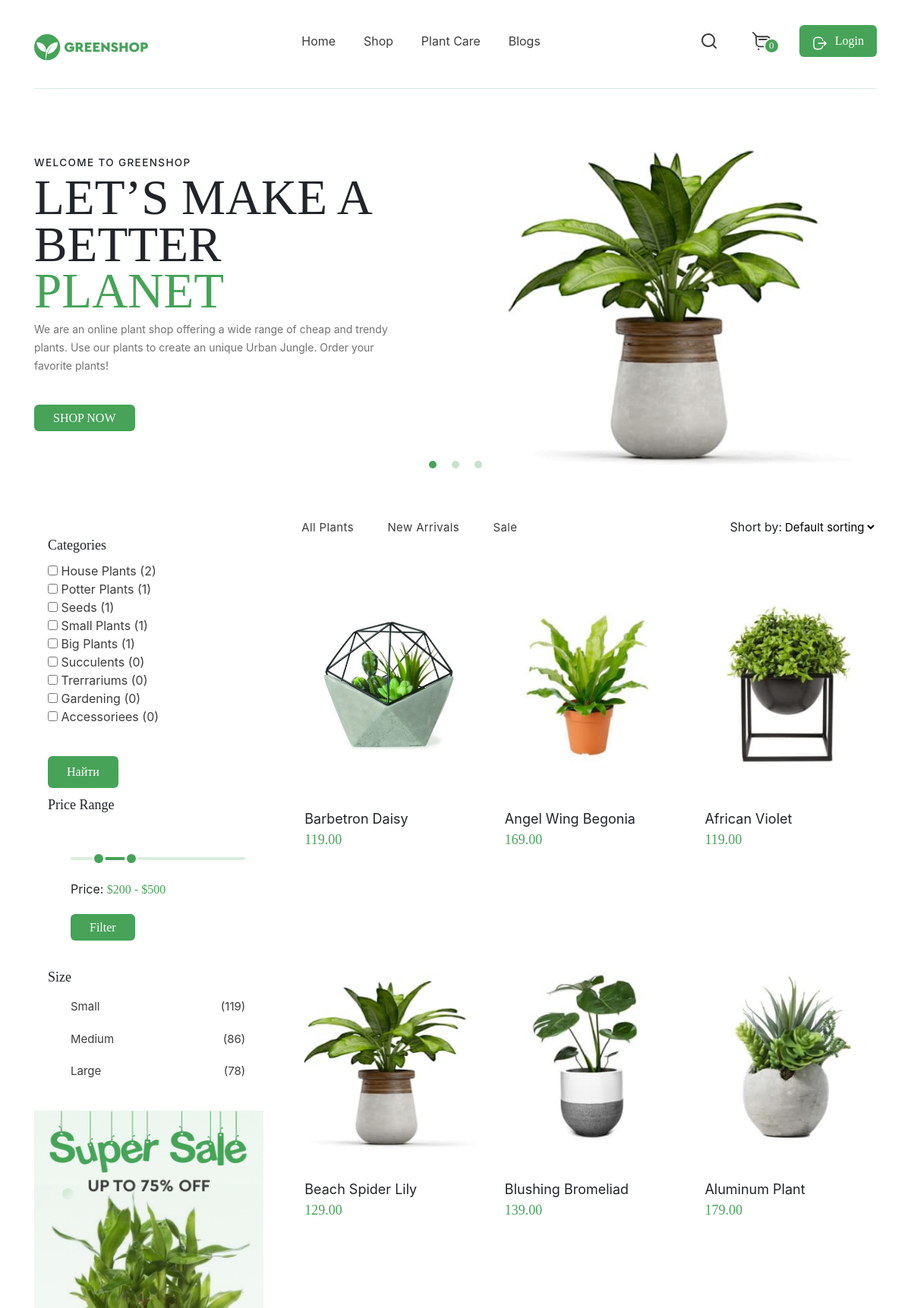
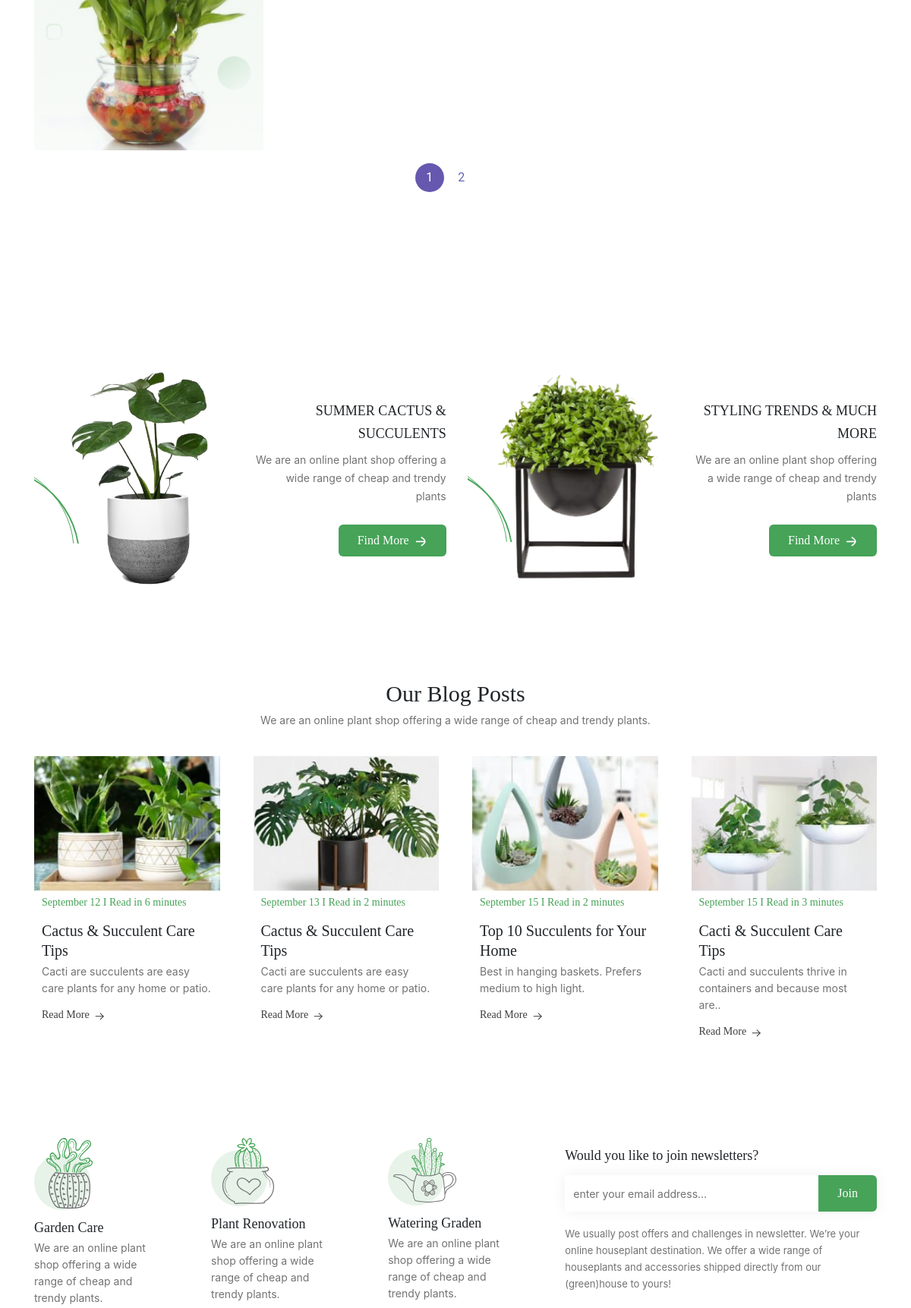
Page /ru/ (upper part) on the committed database (2 pictures, top to bottom).
### store/models.py (models this page shows, shortened)
class Category(models.Model):
    name = models.CharField("Категория", max_length=150)
    url = models.SlugField(max_length=120, unique=True)
    class Meta:
        verbose_name = "Категория"
        verbose_name_plural = "Категории"

class Flowers(models.Model):
    title = models.TextField("Название", max_length=250, blank=True)
    price = models.CharField("Цена", max_length=50, blank=True)
    img = models.ImageField("Изоброжения", upload_to="flowers/")
    description = models.TextField("Описание", max_length=500, blank=True)
    url = models.SlugField(max_length=130, unique=True)
    category = models.ForeignKey(
        Category, verbose_name="Категория", on_delete=models.SET_NULL, null=True
    )
    def get_absolute_url(self):
        return reverse("flowers_detail", kwargs={"slug": self.url})
    class Meta:
        verbose_name = 'Растения'
        verbose_name_plural = 'Растения'

### store/views.py (the view)
# urls.py: path("", views.FlowersView.as_view(), name='home'),
class FlowersView(CategoryFilter, ListView, Counter):
    model = Flowers
    queryset = Flowers.objects.all()
    paginate_by = 6

### store/views.py (called while the page is built)
    def increment(self):
        self.count += 1
        return ''

    def update_count(self):
        self.count = 0
        return ''

    def get_category(self):
        return Category.objects.all()

### templates/store/flowers_list.html (shortened to what this page needs)
{% extends 'base.html' %}
{% load static %}
{% block content  %}
    <main class="main">
        <section class="slider">
            <div class="container">
                <div class="slider__inner">
                    <div class="slider__item">
                        <div class="slider__text-container">
                            <h3 class="slider__text">Welcome to GreenShop</h3>
                            <h1 class="slider__title">LET’S MAKE A BETTER <span class="highlight">PLANET</span></h1>
                            <p class="slider__subtitle">We are an online plant shop offering a wide range of cheap and trendy plants. Use our plants to create an unique Urban Jungle. Order your favorite plants!</p>
                            <a href="s" class="slider__button button">SHOP NOW</a>
                        </div>
                        <img src="{% static 'images/sliderPlant.jpg' %}" alt="" class="slider__img">
                    </div>
                </div>
            </div>
        </section>
        <section class="product-menu">
            <div class="container">
                <div class="product-menu__inner">
                    <aside class="filter-bar">
                        <form action="{% url 'filter' %}" method="get" name="filter">
                            <div class="filter-bar__wrapper" id="filter-bar__wrapper">
                                <div class="filter-bar__category">
                                    <h3 class="filter-bar__title">Categories</h3>
                                    <ul class="filter-bar__list">
                                    {% for category in view.get_category %}
                                        <li class="filter-barlist-item">
                                            <input type="checkbox" class="checked" name="category" value="{{ category.id }}">
                                            <a href="" class="filter-barlist-link">
                                              {{ category.name }}
                                                <span class="filter-bar__list-counter">{{ view.count }}</span>
                                            </a>
                                        </li>
                                    {% endfor %}
                                    </ul>
                                </div>
                                <button type="submit" class="filter-bar__button button">Найти</button>
                                <div class="filter-bar__category">
                                    <h3 class="filter-bar__title">Price Range</h3>
                                    <div class="filter-bar__slider">
                                        <p class="filter-bar__price">Price: <span class="filter-bar__price-highlight highlight">$200 - $500</span></p>
                                        <a href="#" class="filter-bar__button button">Filter</a>
                                    </div>
                                </div>
                                <div class="filter-bar__category">
                                    <h3 class="filter-bar__title">Size</h3>
                                    <ul class="filter-bar__list">
                                            <li class="filter-bar__list-item">
                                                <a href="#" class="filter-bar__list-link">
                                                    Small<span class="filter-bar__list-counter">119</span>
                                                </a>
                                            </li>
                                            <li class="filter-bar__list-item">
                                                <a href="#" class="filter-bar__list-link">
                                                    Medium<span class="filter-bar__list-counter">86</span>
                                                </a>
                                            </li>
                                            <li class="filter-bar__list-item">
                                                <a href="#" class="filter-bar__list-link">
                                                    Large<span class="filter-bar__list-counter">78</span>
                                                </a>
                                            </li>
                                    </ul>
                                </div>
                            </div>
                        </form>
                        <a href="#" class="filter-bar__sale">
                            <img src="{% static 'images/Sale.png' %}" alt="Sale" class="filter-bar__img">
                        </a>
                    </aside>
                    <div class="product">
                        <div class="sort-type">
                            <ul class="sort-type__list">
                                <li class="sort-type__list-item">
                                    <a href="#" class="sort-type__list-link">All Plants</a>
                                </li>
                                <li class="sort-type__list-item">
                                    <a href="#" class="sort-type__list-link">New Arrivals</a>
                                </li>
                                <li class="sort-type__list-item">
                                    <a href="#" class="sort-type__list-link">Sale</a>
                                </li>
                            </ul>
                            <p class="sort-type__select-title">Short by:
                                <select name="sort-by" id="sort-type__select" class="sort-type__select">
                                    <option value="1">Default sorting</option>
                                </select>
                            </p>
                        </div>
                        <div class="product__wrapper">
                            {% for flower in flowers_list %}
                            <div class="product-item">
                                <a href="{{ flower.get_absolute_url }}" class="product-item__img-wrapper">
                                    <img src="{{ flower.img.url }}" alt="Plant" class="product-item__img">
                                </a>
                                <div class="product-item__text">
                                        <p class="product-item__title">{{ flower.title }}</p>
                                        <p class="product-item__price">
                                            {{ flower.price }}
                                        </p>
                                </div>
                            </div>
                            {% endfor %}
                        <div class="page-counter">
                            <ul class="page-counter__list">
                                    <div class="grid-img-right mt-4 text-right bg bg1" >
                                        {% include 'include/pagination.html' %}
                                    </div>
                        </div>
                    </div>
                </div>
            </div>
        </section>
        <section class="news">
            <div class="container">
                <div class="news__inner">
                    <div class="news__wrapper">
                        <img src="{% static 'images/news1.png' %}" alt="Plant" class="news__img">
                        <div class="news__text-wrapper">
                            <h3 class="news__title">Summer cactus & succulents</h3>
                            <p class="news__text">We are an online plant shop offering a wide range of cheap and trendy plants</p>
                            <a href="#" class="news__button button">Find More<img src="{% static 'images/ArrowRight.svg' %}" alt="Arrow"></a>
                        </div>
                    </div>
                    <div class="news__wrapper">
                        <img src="{% static 'images/news2.png' %}" alt="Plant" class="news__img">
                        <div class="news__text-wrapper">
                            <h3 class="news__title">Styling Trends & much more</h3>
                            <p class="news__text">We are an online plant shop offering a wide range of cheap and trendy plants</p>
                            <a href="#" class="news__button button">Find More<img src="{% static 'images/ArrowRight.svg' %}" alt="Arrow"></a>
                        </div>
                    </div>
                </div>
            </div>
        </section>
        <section class="blog">
            <div class="container">
                <div class="blog__inner">
                    <h2 class="blog__title">Our Blog Posts</h2>
                    <p class="blog__subtite">We are an online plant shop offering a wide range of cheap and trendy plants. </p>
                    <div class="blog__wrapper">
                        <div class="blog-card">
                            <img src="{% static 'images/blogCards1.jpg' %}" alt="Plant" class="blog-card__img">
                            <div class="blog-card__text-wrapper">
                                <p class="blog-card__text highlight">September 12  I Read in 6 minutes</p>
                                <h3 class="blog-card__title">Cactus & Succulent Care Tips</h3>
                                <p class="blog-card__subtitle">Cacti are succulents are easy care plants for any home or patio. </p>
                                <a href="#" class="blog-card__more-button">Read More <img src="{% static 'images/ArrowRightDark.svg' %}" alt=""></a>
                            </div>
                        </div>
                        <div class="blog-card">
                            <img src="{% static 'images/blogCards2.jpg' %}" alt="Plant" class="blog-card__img">
                            <div class="blog-card__text-wrapper">
                                <p class="blog-card__text highlight">September 13  I Read in 2 minutes</p>
                                <h3 class="blog-card__title">Cactus & Succulent Care Tips</h3>
                                <p class="blog-card__subtitle">Cacti are succulents are easy care plants for any home or patio. </p>
                                <a href="#" class="blog-card__more-button">Read More <img src="{% static 'images/ArrowRightDark.svg' %}" alt=""></a>
                            </div>
                        </div>
                        <div class="blog-card">
                            <img src="{% static 'images/blogCards3.jpg' %}" alt="Plant" class="blog-card__img">
                            <div class="blog-card__text-wrapper">
                                <p class="blog-card__text highlight">September 15  I Read in 2 minutes</p>
                                <h3 class="blog-card__title">Top 10 Succulents for Your Home</h3>
                                <p class="blog-card__subtitle">Best in hanging baskets. Prefers medium to high light.</p>
                                <a href="#" class="blog-card__more-button">Read More <img src="{% static 'images/ArrowRightDark.svg' %}" alt=""></a>
                            </div>
                        </div>
                        <div class="blog-card">
                            <img src="{% static 'images/blogCards4.jpg' %}" alt="Plant" class="blog-card__img">
                            <div class="blog-card__text-wrapper">
                                <p class="blog-card__text highlight">September 15  I Read in 3 minutes</p>
                                <h3 class="blog-card__title">Cacti & Succulent Care Tips</h3>
                                <p class="blog-card__subtitle">Cacti and succulents thrive in containers and because most are..</p>
                                <a href="#" class="blog-card__more-button">Read More <img src="{% static 'images/ArrowRightDark.svg' %}" alt=""></a>
                            </div>
                        </div>
                    </div>
                </div>
            </div>
        </section>
    </main>
{% endblock content %}

### rows in the picture
Category: name "House Plants", count "2"
Category: name "Potter Plants", count "1"
Category: name "Seeds", count "1"
Category: name "Small Plants", count "1"
Category: name "Big Plants", count "1"
Category: name "Succulents", count "0"
Category: name "Trerrariums", count "0"
Category: name "Gardening", count "0"
Category: name "Accessoriees", count "0"
Flowers: img (picture), title "Barbetron Daisy", price "119.00"
Flowers: img (picture), title "Angel Wing Begonia", price "169.00"
Flowers: img (picture), title "African Violet", price "119.00"
Flowers: img (picture), title "Beach Spider Lily", price "129.00"
Flowers: img (picture), title "Blushing Bromeliad", price "139.00"
Flowers: img (picture), title "Aluminum Plant", price "179.00"

### other values in the picture
{{ i }} "1"
{{ i }} "2"
